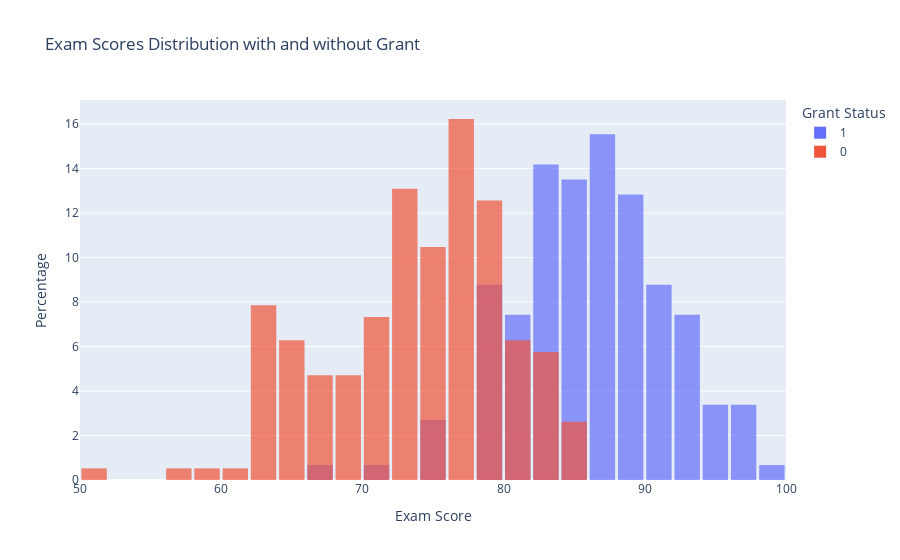

Notebook cell for this chart:
### Markdown cell above
### This box plot visualization effectively communicates the distribution of exam scores across different faculties. It provides valuable insights into the performance variability and trends within each faculty, supporting evidence-based decision-making and strategic planning in educational institutions. people can utilize these insights to enhance educational outcomes and make continuous improvement initiatives.

### Code cell
fig = px.histogram(df, x='EXAM SCORE', color='GRANT', barmode='overlay', 
                   opacity=0.7, title='Exam Scores Distribution with and without Grant',
                   labels={'EXAM SCORE': 'Exam Score', 'GRANT': 'Grant Status'},
                   category_orders={'GRANT': [1, 0]},
                   histnorm='percent')

fig.update_layout(xaxis_title='Exam Score', yaxis_title='Percentage',
                  legend_title='Grant Status', bargap=0.1)

fig.show()

### Figure 1 — Plotly figure (JSON) as saved in the notebook; plotly's stock layout.template omitted (floating-point values rounded to 4 significant figures; data arrays with more than 128 entries replaced by an {"elided": "..."} marker saying what was removed)
{"data": [{"alignmentgroup": "True", "bingroup": "x", "histnorm": "percent", "hovertemplate": "Grant Status=1<br>Exam Score=%{x}<br>percent=%{y}<extra></extra>", "legendgroup": "1", "marker": {"color": "#636efa", "opacity": 0.7, "pattern": {"shape": ""}}, "name": "1", "offsetgroup": "1", "orientation": "v", "showlegend": true, "type": "histogram", "x": {"elided": "148 float values"}, "xaxis": "x", "yaxis": "y"}, {"alignmentgroup": "True", "bingroup": "x", "histnorm": "percent", "hovertemplate": "Grant Status=0<br>Exam Score=%{x}<br>percent=%{y}<extra></extra>", "legendgroup": "0", "marker": {"color": "#EF553B", "opacity": 0.7, "pattern": {"shape": ""}}, "name": "0", "offsetgroup": "0", "orientation": "v", "showlegend": true, "type": "histogram", "x": {"elided": "191 float values"}, "xaxis": "x", "yaxis": "y"}], "layout": {"autosize": true, "bargap": 0.1, "barmode": "overlay", "legend": {"title": {"text": "Grant Status"}, "tracegroupgap": 0}, "title": {"text": "Exam Scores Distribution with and without Grant"}, "xaxis": {"anchor": "y", "autorange": true, "domain": [0, 1], "range": [50, 100], "title": {"text": "Exam Score"}, "type": "linear"}, "yaxis": {"anchor": "x", "autorange": true, "domain": [0, 1], "range": [0, 17.08], "title": {"text": "Percentage"}}}}
